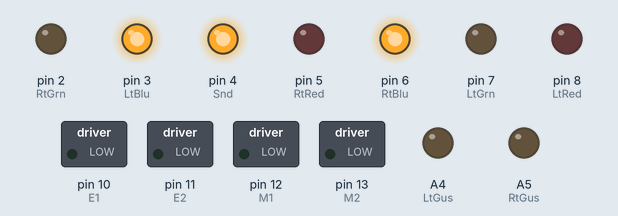
A sketch run on a simulated Arduino Uno, built with avr-gcc and run on an emulated ATmega328P. On the bench: switched loads named in the sketch (green lamp = pin HIGH), output pins drawn as LEDs (lit = HIGH).

Above: at 0.1 s.
At 3.6 s:
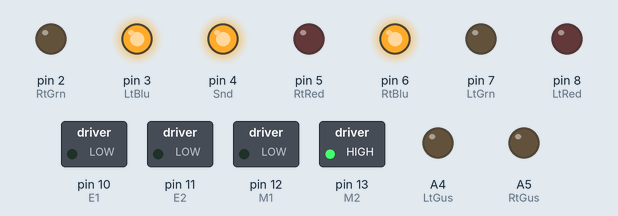
At 6.7 s:
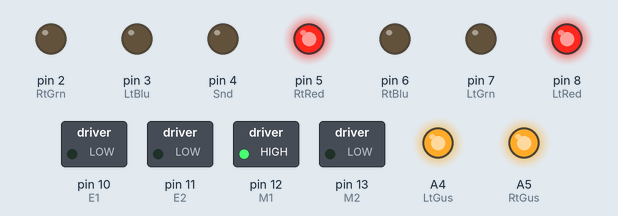
At 16.8 s:
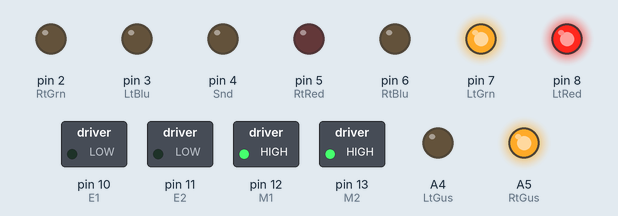
At 29.0 s:
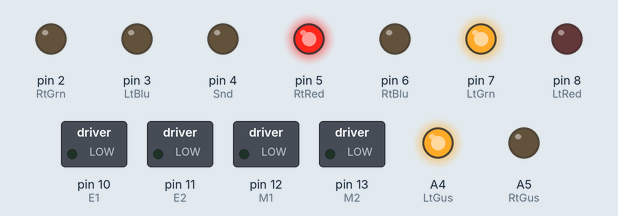
At 38.1 s:
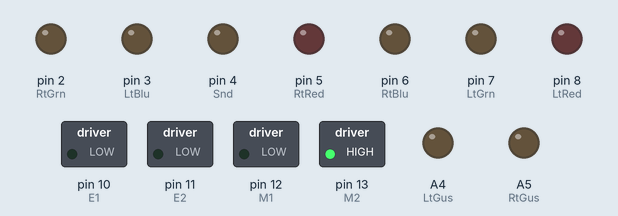
Timing chart, 0 to 40.0 s (numbered marks = the images above):
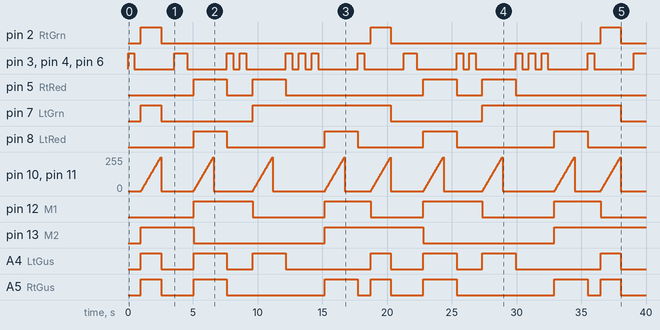

Measured:
- by itself, pin 2 (RtGrn): alternates HIGH for 1.6 s and LOW for 16.2 s
- by itself, pin 5 (RtRed): LOW → HIGH at 5.1 s, → LOW 2.6 s later, → HIGH 2.0 s later, → LOW 2.6 s later, … (8 changes in this stretch)
- by itself, pin 7 (LtGrn): repeats every 17.7 s: LOW 7.1 s, HIGH 10.7 s
- by itself, pin 8 (LtRed): LOW → HIGH at 5.1 s, → LOW 2.6 s later, → HIGH 7.6 s later, → LOW 2.6 s later, … (8 changes in this stretch)
- by itself, pin 10 (E1), pin 11 (E2): moves between 0/255 and 255/255, repeating every 17.7 s
- by itself, pin 12 (M1): LOW → HIGH at 5.1 s, → LOW 4.6 s later, → HIGH 5.6 s later, → LOW 3.6 s later, … (8 changes in this stretch)
- by itself, pin 13 (M2): goes HIGH 4.1 s, LOW 10.1 s, HIGH 7.6 s, LOW 10.1 s, then HIGH
- by itself, A4 (LtGus): repeats every 17.7 s: LOW 2.5 s, HIGH 2.6 s, LOW 2.0 s, HIGH 2.6 s, LOW 6.6 s, HIGH 1.6 s

The sketch:

l298p-2.ino
```cpp
int E1 = 10;
int M1 = 12;
int E2 =11;
int M2 = 13;
int Snd = 4;
int RtRed = 5;
int RtBlu = 6;
int RtGrn = 2;
int LtRed = 8;
int LtBlu = 3;
int LtGrn = 7;
int LtGus = A4;
int RtGus = A5;

void setup()
{
  pinMode(M1, OUTPUT);
  pinMode(M2, OUTPUT);
  pinMode(Snd, OUTPUT);

  pinMode(RtRed, OUTPUT);
  pinMode(RtBlu, OUTPUT);
  pinMode(RtGrn, OUTPUT);
  pinMode(LtRed, OUTPUT);
  pinMode(LtBlu, OUTPUT);
  pinMode(LtGrn, OUTPUT);

  pinMode(RtGus, OUTPUT);
  pinMode(LtGus, OUTPUT);

}

void loop()
{

beep(500);
vpered();

beep(1000);
nazad();

beep(500);
beep(500);
vlevo();

beep(500);
beep(500);
beep(500);
vpravo();

}
void beep(int drtn)
{

      digitalWrite(RtBlu,HIGH);
      digitalWrite(LtBlu,HIGH);
      digitalWrite(Snd,HIGH);
      delay(drtn);

      digitalWrite(Snd,LOW);
      digitalWrite(RtBlu,LOW);
      digitalWrite(LtBlu,LOW);
      delay(500);
}
void vlevo() {
  // разворот влево

// правое назад левое вперед


      digitalWrite(RtRed, HIGH);
      digitalWrite(LtGrn, LOW);
      digitalWrite(LtGrn, HIGH);


      analogWrite(RtGus, 0);
      analogWrite(LtGus, 255);


    int value;
    for(value = 0 ; value <= 255; value+=5)
    {
      digitalWrite(M1,LOW);
      digitalWrite(M2, LOW);
      analogWrite(E1, value);
      analogWrite(E2, value);
      delay(30);
    }
    analogWrite(E1, 0);
    analogWrite(E2, 0);
    delay(1000);

      digitalWrite(RtRed,LOW);
      analogWrite(RtGus, 0);
      analogWrite(LtGus, 0);
}
void vpravo()
 {
  // разворот вправо
  // левое назад правое вперед
    int value;

      digitalWrite(LtRed, HIGH);
      analogWrite(RtGus, 255);
      analogWrite(LtGus, 0);

    for(value = 0 ; value <= 255; value+=5)
    {
      digitalWrite(M1, HIGH);
      digitalWrite(M2, HIGH);
      analogWrite(E1, value);
      analogWrite(E2, value);
      delay(30);
    }


      analogWrite(E1, 0);
      analogWrite(E2, 0);

     delay(1000);

      digitalWrite(LtRed, LOW);
      analogWrite(RtGus, 0);
      analogWrite(LtGus, 0);
  }

  void nazad() {

      digitalWrite(RtRed,HIGH);
      digitalWrite(LtRed, HIGH);
      analogWrite(RtGus, 255);
      analogWrite(LtGus, 255);


    int value;
    for(value = 0 ; value <= 255; value+=5)
    {
      digitalWrite(M1,HIGH);
      digitalWrite(M2, LOW);
      analogWrite(E1, value);
      analogWrite(E2, value);
      delay(30);
    }
    analogWrite(E1, 0);
      analogWrite(E2, 0);
    delay(1000);

      digitalWrite(RtRed,LOW);
      digitalWrite(LtRed, LOW);
      analogWrite(RtGus, 0);
      analogWrite(LtGus, 0);
  }

void vpered()
  {

      digitalWrite(RtGrn,HIGH);
      digitalWrite(LtGrn, HIGH);
      analogWrite(RtGus, 255);
      analogWrite(LtGus, 255);

    int value;
    for(value = 0 ; value <= 255; value+=5)
    {
      digitalWrite(M1,LOW);
      digitalWrite(M2, HIGH);
      analogWrite(E1, value);
      analogWrite(E2, value);
      delay(30);
    }
    analogWrite(E1, 0);
      analogWrite(E2, 0);

    digitalWrite(RtGrn,LOW);
    digitalWrite(LtGrn, LOW);

    analogWrite(RtGus, 0);
    analogWrite(LtGus, 0);
     delay(1000);
  }
```
